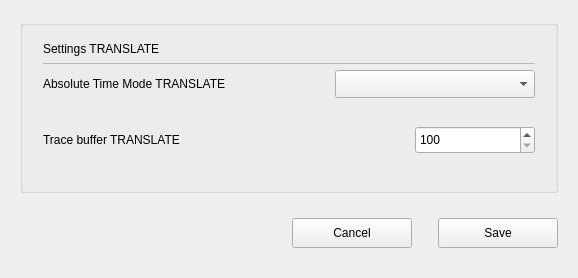
<?xml version="1.0" encoding="UTF-8"?>
<ui version="4.0">
 <class>C_CamMetSettingsPopup</class>
 <widget class="QWidget" name="C_CamMetSettingsPopup">
  <property name="geometry">
   <rect>
    <x>0</x>
    <y>0</y>
    <width>578</width>
    <height>278</height>
   </rect>
  </property>
  <property name="windowTitle">
   <string>C_CamMetSettingsPopup</string>
  </property>
  <layout class="QVBoxLayout" name="verticalLayout" stretch="1,0,0,0">
   <property name="leftMargin">
    <number>20</number>
   </property>
   <property name="topMargin">
    <number>20</number>
   </property>
   <property name="rightMargin">
    <number>20</number>
   </property>
   <item>
    <widget class="stw_opensyde_gui_elements::C_OgeGbx" name="pc_GroupBox_2">
     <property name="title">
      <string/>
     </property>
     <layout class="QVBoxLayout" name="verticalLayout_2">
      <property name="leftMargin">
       <number>20</number>
      </property>
      <property name="rightMargin">
       <number>20</number>
      </property>
      <property name="bottomMargin">
       <number>14</number>
      </property>
      <item>
       <widget class="QWidget" name="pc_WiSettings" native="true">
        <layout class="QVBoxLayout" name="verticalLayout_5">
         <property name="spacing">
          <number>0</number>
         </property>
         <property name="sizeConstraint">
          <enum>QLayout::SetMinimumSize</enum>
         </property>
         <property name="leftMargin">
          <number>0</number>
         </property>
         <property name="topMargin">
          <number>0</number>
         </property>
         <property name="rightMargin">
          <number>0</number>
         </property>
         <property name="bottomMargin">
          <number>0</number>
         </property>
         <item>
          <layout class="QHBoxLayout" name="horizontalLayout_7" stretch="0,0">
           <property name="spacing">
            <number>6</number>
           </property>
           <item>
            <widget class="stw_opensyde_gui_elements::C_OgeLabGenericNoPaddingNoMargins" name="pc_LabelSettings">
             <property name="minimumSize">
              <size>
               <width>0</width>
               <height>28</height>
              </size>
             </property>
             <property name="maximumSize">
              <size>
               <width>16777215</width>
               <height>28</height>
              </size>
             </property>
             <property name="text">
              <string>Settings TRANSLATE</string>
             </property>
            </widget>
           </item>
           <item>
            <spacer name="horizontalSpacer_8">
             <property name="orientation">
              <enum>Qt::Horizontal</enum>
             </property>
             <property name="sizeHint" stdset="0">
              <size>
               <width>40</width>
               <height>1</height>
              </size>
             </property>
            </spacer>
           </item>
          </layout>
         </item>
         <item>
          <layout class="QHBoxLayout" name="horizontalLayout_20" stretch="0">
           <property name="spacing">
            <number>0</number>
           </property>
           <property name="topMargin">
            <number>0</number>
           </property>
           <property name="bottomMargin">
            <number>0</number>
           </property>
           <item>
            <widget class="stw_opensyde_gui_elements::C_OgeFrameSeparator" name="frame_3">
             <property name="minimumSize">
              <size>
               <width>0</width>
               <height>1</height>
              </size>
             </property>
             <property name="maximumSize">
              <size>
               <width>16777215</width>
               <height>1</height>
              </size>
             </property>
             <property name="frameShape">
              <enum>QFrame::StyledPanel</enum>
             </property>
             <property name="frameShadow">
              <enum>QFrame::Raised</enum>
             </property>
            </widget>
           </item>
          </layout>
         </item>
         <item>
          <layout class="QGridLayout" name="gridLayout_3">
           <property name="leftMargin">
            <number>0</number>
           </property>
           <property name="topMargin">
            <number>6</number>
           </property>
           <property name="rightMargin">
            <number>0</number>
           </property>
           <property name="bottomMargin">
            <number>0</number>
           </property>
           <property name="spacing">
            <number>6</number>
           </property>
           <item row="0" column="0">
            <widget class="stw_opensyde_gui_elements::C_OgeLabGenericNoPaddingNoMargins" name="pc_LabAbsoluteTimestampMode">
             <property name="text">
              <string>Absolute Time Mode TRANSLATE</string>
             </property>
            </widget>
           </item>
           <item row="0" column="1">
            <spacer name="horizontalSpacer_3">
             <property name="orientation">
              <enum>Qt::Horizontal</enum>
             </property>
             <property name="sizeType">
              <enum>QSizePolicy::Fixed</enum>
             </property>
             <property name="sizeHint" stdset="0">
              <size>
               <width>50</width>
               <height>22</height>
              </size>
             </property>
            </spacer>
           </item>
           <item row="1" column="0">
            <widget class="stw_opensyde_gui_elements::C_OgeLabGenericNoPaddingNoMargins" name="pc_LabTraceBuffer">
             <property name="text">
              <string>Trace buffer TRANSLATE</string>
             </property>
            </widget>
           </item>
           <item row="0" column="2">
            <widget class="stw_opensyde_gui_elements::C_OgeCbxText" name="pc_ComboBoxAbsoluteTimestampMode">
             <property name="minimumSize">
              <size>
               <width>200</width>
               <height>28</height>
              </size>
             </property>
             <property name="maximumSize">
              <size>
               <width>200</width>
               <height>28</height>
              </size>
             </property>
            </widget>
           </item>
           <item row="1" column="2">
            <widget class="QWidget" name="widget" native="true">
             <layout class="QGridLayout" name="gridLayout">
              <property name="leftMargin">
               <number>0</number>
              </property>
              <property name="topMargin">
               <number>0</number>
              </property>
              <property name="rightMargin">
               <number>0</number>
              </property>
              <property name="bottomMargin">
               <number>0</number>
              </property>
              <property name="spacing">
               <number>0</number>
              </property>
              <item row="0" column="0">
               <spacer name="horizontalSpacer_2">
                <property name="orientation">
                 <enum>Qt::Horizontal</enum>
                </property>
                <property name="sizeType">
                 <enum>QSizePolicy::Preferred</enum>
                </property>
                <property name="sizeHint" stdset="0">
                 <size>
                  <width>80</width>
                  <height>20</height>
                 </size>
                </property>
               </spacer>
              </item>
              <item row="0" column="1">
               <widget class="stw_opensyde_gui_elements::C_CamOgeSpxProperties" name="pc_SpinBoxTraceBuffer">
                <property name="minimumSize">
                 <size>
                  <width>120</width>
                  <height>28</height>
                 </size>
                </property>
                <property name="maximumSize">
                 <size>
                  <width>120</width>
                  <height>28</height>
                 </size>
                </property>
                <property name="minimum">
                 <number>100</number>
                </property>
                <property name="maximum">
                 <number>1000000</number>
                </property>
                <property name="singleStep">
                 <number>100</number>
                </property>
               </widget>
              </item>
             </layout>
            </widget>
           </item>
          </layout>
         </item>
        </layout>
       </widget>
      </item>
     </layout>
    </widget>
   </item>
   <item>
    <spacer name="pc_VerticalSpacerButtonsObove">
     <property name="orientation">
      <enum>Qt::Vertical</enum>
     </property>
     <property name="sizeType">
      <enum>QSizePolicy::Fixed</enum>
     </property>
     <property name="sizeHint" stdset="0">
      <size>
       <width>20</width>
       <height>19</height>
      </size>
     </property>
    </spacer>
   </item>
   <item>
    <layout class="QHBoxLayout" name="horizontalLayout_22">
     <property name="rightMargin">
      <number>0</number>
     </property>
     <item>
      <spacer name="horizontalSpacer_9">
       <property name="orientation">
        <enum>Qt::Horizontal</enum>
       </property>
       <property name="sizeHint" stdset="0">
        <size>
         <width>40</width>
         <height>20</height>
        </size>
       </property>
      </spacer>
     </item>
     <item>
      <widget class="stw_opensyde_gui_elements::C_OgePubCancel" name="pc_PushButtonCancel">
       <property name="minimumSize">
        <size>
         <width>120</width>
         <height>30</height>
        </size>
       </property>
       <property name="maximumSize">
        <size>
         <width>120</width>
         <height>30</height>
        </size>
       </property>
       <property name="text">
        <string>Cancel</string>
       </property>
      </widget>
     </item>
     <item>
      <spacer name="horizontalSpacer">
       <property name="orientation">
        <enum>Qt::Horizontal</enum>
       </property>
       <property name="sizeType">
        <enum>QSizePolicy::Fixed</enum>
       </property>
       <property name="sizeHint" stdset="0">
        <size>
         <width>20</width>
         <height>20</height>
        </size>
       </property>
      </spacer>
     </item>
     <item>
      <widget class="stw_opensyde_gui_elements::C_OgePubDialog" name="pc_PushButtonSave">
       <property name="minimumSize">
        <size>
         <width>120</width>
         <height>30</height>
        </size>
       </property>
       <property name="maximumSize">
        <size>
         <width>30</width>
         <height>35</height>
        </size>
       </property>
       <property name="text">
        <string>Save</string>
       </property>
      </widget>
     </item>
    </layout>
   </item>
   <item>
    <spacer name="verticalSpacer_7">
     <property name="orientation">
      <enum>Qt::Vertical</enum>
     </property>
     <property name="sizeType">
      <enum>QSizePolicy::Fixed</enum>
     </property>
     <property name="sizeHint" stdset="0">
      <size>
       <width>20</width>
       <height>19</height>
      </size>
     </property>
    </spacer>
   </item>
  </layout>
 </widget>
 <customwidgets>
  <customwidget>
   <class>stw_opensyde_gui_elements::C_OgeLabGenericNoPaddingNoMargins</class>
   <extends>QLabel</extends>
   <header>C_OgeLabGenericNoPaddingNoMargins.h</header>
  </customwidget>
  <customwidget>
   <class>stw_opensyde_gui_elements::C_OgeFrameSeparator</class>
   <extends>QFrame</extends>
   <header>C_OgeFrameSeparator.h</header>
   <container>1</container>
  </customwidget>
  <customwidget>
   <class>stw_opensyde_gui_elements::C_OgePubDialog</class>
   <extends>QPushButton</extends>
   <header>C_OgePubDialog.h</header>
  </customwidget>
  <customwidget>
   <class>stw_opensyde_gui_elements::C_OgePubCancel</class>
   <extends>QPushButton</extends>
   <header>C_OgePubCancel.h</header>
  </customwidget>
  <customwidget>
   <class>stw_opensyde_gui_elements::C_OgeGbx</class>
   <extends>QGroupBox</extends>
   <header>C_OgeGbx.h</header>
   <container>1</container>
  </customwidget>
  <customwidget>
   <class>stw_opensyde_gui_elements::C_OgeCbxText</class>
   <extends>QComboBox</extends>
   <header>C_OgeCbxText.h</header>
  </customwidget>
  <customwidget>
   <class>stw_opensyde_gui_elements::C_CamOgeSpxProperties</class>
   <extends>QSpinBox</extends>
   <header>C_CamOgeSpxProperties.h</header>
  </customwidget>
 </customwidgets>
 <resources/>
 <connections/>
</ui>
